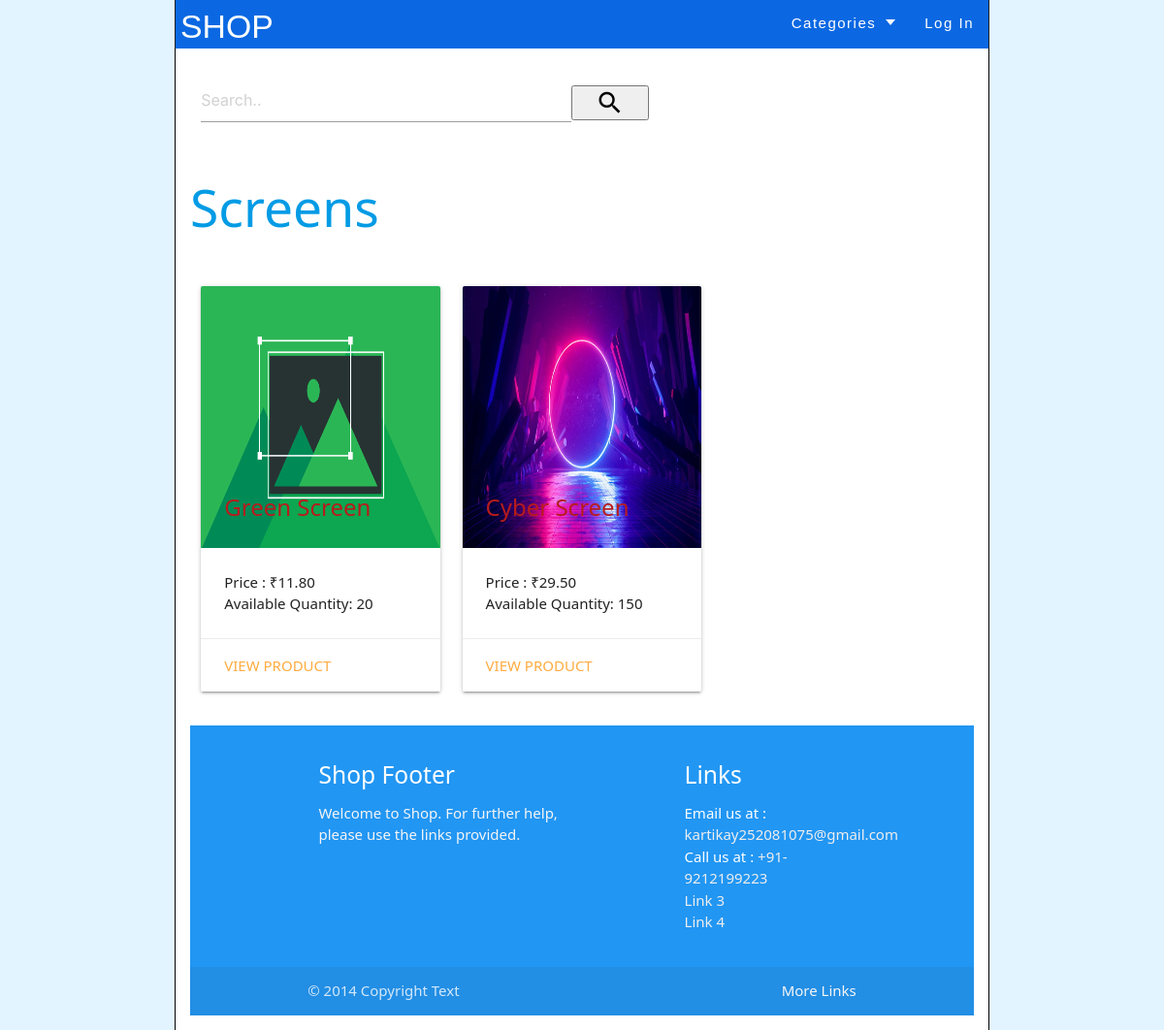
The page /subCategoryProducts/5 on the database as committed earlier.
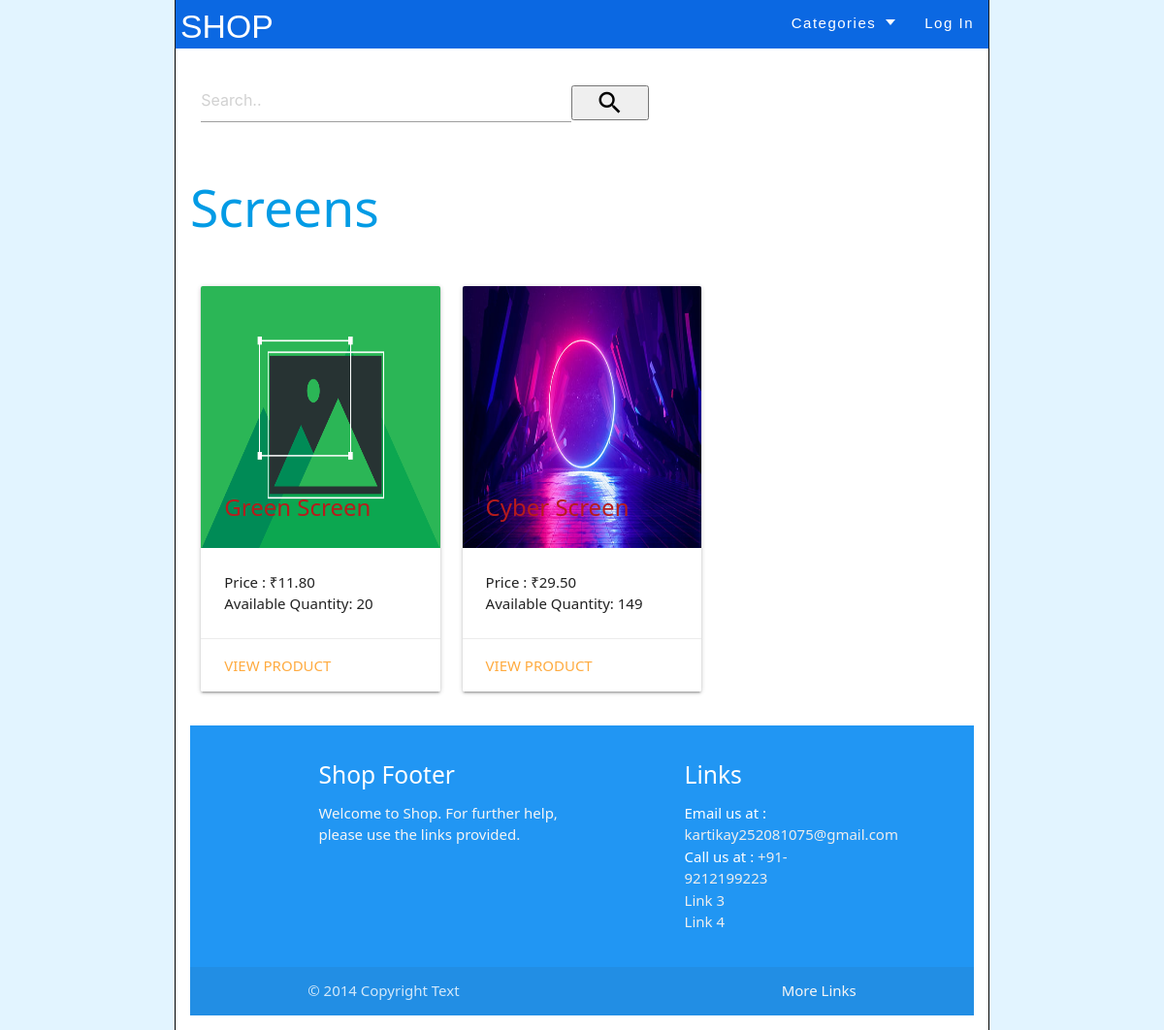
The same page on the database as committed later.
### Product/models.py (models this page shows, shortened)
class Product(models.Model):
    id = models.AutoField(primary_key=True)
    subCategory = models.ForeignKey(SubCategory,on_delete=models.DO_NOTHING, null = False)
    user = models.ForeignKey(User, on_delete=models.CASCADE, null = False)
    shippingDetail = models.ForeignKey(ShippingDetails, null = False, on_delete = models.PROTECT)
    title = models.CharField(max_length=200, blank=False,null=False)
    thumbnail1 = models.ImageField(null=False)
    thumbnail2= models.ImageField(null=True, blank=True)
    thumbnail3 = models.ImageField(null=True, blank=True)
    thumbnail4 = models.ImageField(null=True, blank=True)
    thumbnail5 = models.ImageField(null=True, blank=True)
    description = models.TextField()
    searchKeywords = models.TextField()
    price = models.DecimalField(max_digits=10,decimal_places=2)
    incTax = models.BooleanField(default=False)
    refundable = models.BooleanField(default=False)
    refund_period = models.IntegerField(null=True, blank=True, default= 0)
    availableQt = models.PositiveIntegerField(null=False, blank=False, default= 0)
    inProcessQt = models.IntegerField(null=False, blank=False,default=0)
    soldQt = models.IntegerField(null=False, blank=False,default=0)
    createDate = models.DateTimeField(auto_now_add=True)
    updateDate = models.DateTimeField(auto_now=True)

### Product/views.py (the view)
# urls.py: path("subCategoryProducts/<id>", views.subCategoryProducts, name="subCategoryProducts"),
def subCategoryProducts(request,id):
    subCategory = SubCategory.objects.get(id=id)
    products = Product.objects.filter(subCategory=subCategory)
    return render(request, "Product/subCategoryProducts.html", context={"products":products, "subCat":subCategory})

### Product/context_processors.py (called while the page is built)
def cartCountVariable(request):
    return {
        'cartCount': cartCount(request)
    }

def categoryDropdownMenu(request):
    return {
        'categoryDropdown': categoryDropdown(request)
    }

### Product/views.py (called while the page is built)
def cartCount(request):
    user = request.user
    cartCount = 0
    try:
        if user is not None:
            cart = Cart.objects.filter(user=user)
            for i in cart:
                cartCount += i.quantity
        return cartCount
    except:
        return cartCount

def categoryDropdown(request):
    categories = Category.objects.all()
    return categories

### Product/templates/Product/subCategoryProducts.html (shortened to what this page needs)
{% extends "User/layout.html" %}
{% block body %}
    <a href="{% url 'subCategory' subCat.category.id %}"><h2>{{subCat.subCategoryType}}</h2><br></a>
    <div class="row">
  	{% for product in products %}
    <div class="col s12 m4">
      <div class="card">
        <div class="card-image">
          <img src="{{ product.thumbnail1.url|default_if_none:'#' }}" height="270">
          <span class="card-title activator red-text text-darken-4"><strong>{{ product.title }}</strong></span>
        </div>
        <div class="card-content">
          <p>Price : &#8377;{{ product.price }}<br>Available Quantity: {{ product.availableQt }}</p>
        </div>
        <div class="card-action">
          <a href="{% url 'productPage' product.id %}">View Product</a>
        </div>
      </div>
    </div>
    {% empty %}
	<h1>No active listings!</h1>
    {% endfor %}
  </div>
{% endblock %}

Rows that differ between the two databases and show on the page:
changed Product "Cyber Screen": availableQt "150" → "149"
